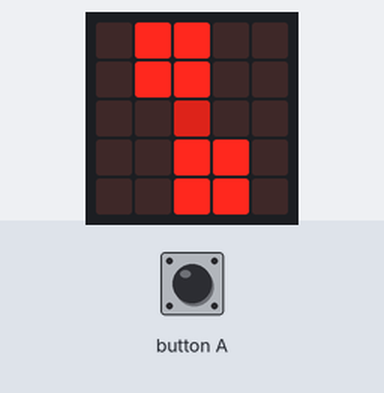
Bench run of a program on a simulated BBC micro:bit (MakeCode). On the bench: the board's 5×5 LED display. The inputs (shaded band) are chosen by the test bench.

Above: at 1.2 s.
1.3 s: button A pressed for 0.15 s
At 2.0 s:
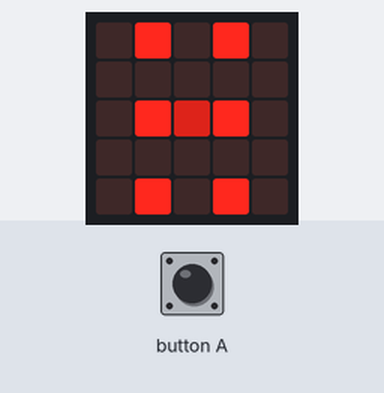
2.9 s: button A pressed for 0.15 s
At 4.4 s:
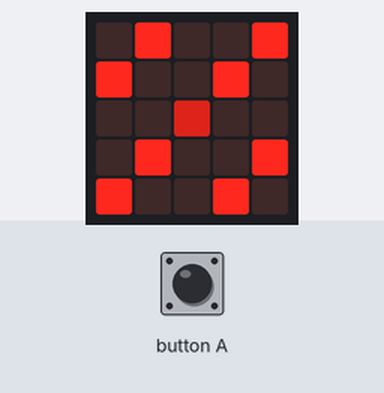
Timing chart, 0 to 5.9 s (numbered marks = the images above; inputs shaded):
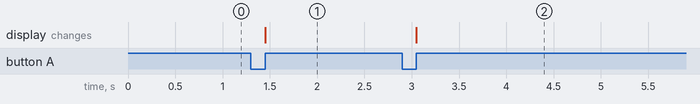

Measured:
- after the input at 1.3 s, the display: changes after 0.15 s (image 1)
- after the input at 2.9 s, the display: changes after 0.15 s (image 2)

The program:

main.ts
```typescript
let stred = [2, 2]
let ctverec = [[1, 0], [2, 0], [1, 1], [2, 1]]
let carka_ctverec = [[1, 0], [2, 0], [1, 1], [2, 1]]
// šlo by to ještě přepočítávat skrze střed
zrcadlit()
function zobraz() {
    basic.clearScreen()
    led.plotBrightness(stred[0], stred[1], 150)
    for (let i of ctverec) {
        led.plot(i[0], i[1])
    }
    for (let e of carka_ctverec) {
        led.plot(e[0], e[1])
    }
}

function zrcadlit() {
    for (let i = 0; i < ctverec.length; i++) {
        for (let e = 0; e < 2; e++) {
            carka_ctverec[i][e] = ctverec[i][e] + 2 * (stred[e] - ctverec[i][e])
        }
    }
    // vzorec od Kelbasy
    zobraz()
}

input.onButtonPressed(Button.A, function tlacitko_a() {
    ctverec[1][0] += 1
    ctverec[2][1] += 1
    ctverec[3][0] += 1
    ctverec[3][1] += 1
    if (ctverec[3][0] == 5) {
        ctverec[1][0] -= 3
        ctverec[2][1] -= 3
        ctverec[3][0] -= 3
        ctverec[3][1] -= 3
    }

    zrcadlit()
})
```

test.ts
```typescript
// Tady jsou testy. Při použití tohoto balíčku jako rozšíření nebude zkompilováno.
```
